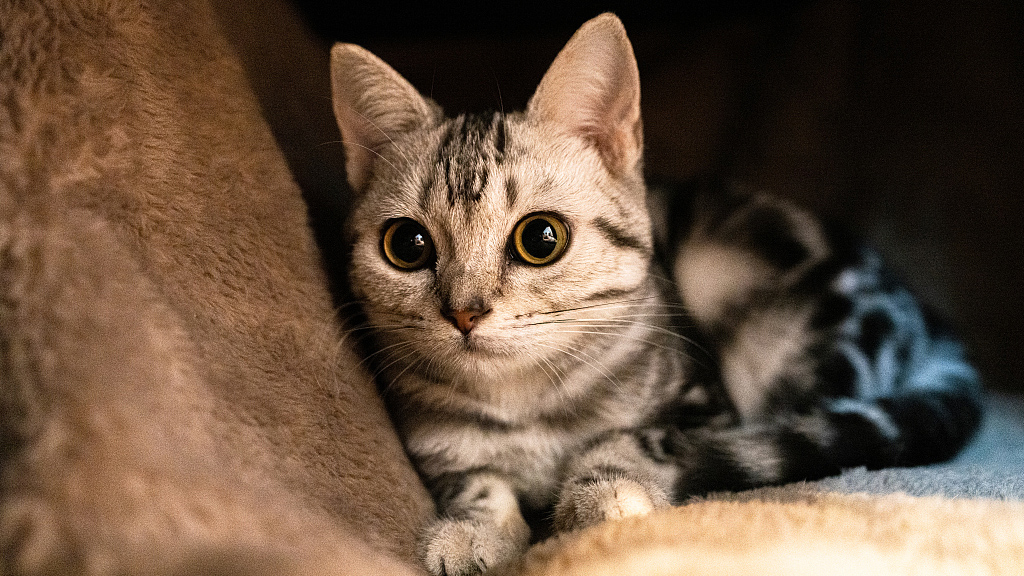
#> input picture Template-Matching/random_cat.jpg, 1024 x 576 px
$ python 'Template Matching.py'
#> lines starting #> are read from the running program, lines starting #| are printed output that depends on the picture
import cv2
import matplotlib.pyplot as plt

full_path = 'random_cat.jpg'
face_path = 'random_cat_face.png'

full = cv2.imread(full_path)
#> full is the input picture: shape (576, 1024, 3); mean B, G, R 64.9, 82.8, 104.4
face = cv2.imread(face_path)
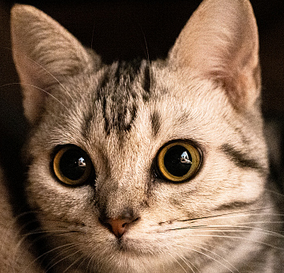
#> input picture Template-Matching/random_cat_face.png, 284 x 273 px
#> face is the input picture: shape (273, 284, 3); mean B, G, R 79.9, 100.1, 125.7

height, width, channels = face.shape
#> height = 273; width = 284; channels = 3

methods = [
'cv2.TM_CCOEFF', 'cv2.TM_CCOEFF_NORMED',
'cv2.TM_CCORR','cv2.TM_CCORR_NORMED',
'cv2.TM_SQDIFF', 'cv2.TM_SQDIFF_NORMED'
]

for m in methods:

    # Create a copy of the image
    full_copy = full.copy()

    # Get the actual function
    method = eval(m)

    # Apply template Matching with the method
    res = cv2.matchTemplate(full_copy,face,method)

    # Grab the Max and Min values, plus their locations
    min_val, max_val, min_loc, max_loc = cv2.minMaxLoc(res)

    # For TM_SQDIFF or TM_SQDIFF_NORMED, minimum
    if method in [cv2.TM_SQDIFF, cv2.TM_SQDIFF_NORMED]:
        top_left = min_loc
    else:
        top_left = max_loc

    # Assign the Bottom Right of the rectangle
    bottom_right = (top_left[0] + width, top_left[1] + height)

    # Draw the Red Rectangle
    cv2.rectangle(full_copy, top_left, bottom_right, 255, 10)

    # Plot the Images
    plt.subplot(121)
    plt.imshow(res)
    plt.title('Result of Template Matching')

    plt.subplot(122)
    plt.imshow(full_copy)
    plt.title('Detected Point')
    plt.suptitle(m)

    plt.show()
#> this loop made 6 passes
#> (min_val, max_val, min_loc, top_left, bottom_right) on passes 1 to 4: (-403860992, 710202368, (482, 191), (361, 69), (645, 342)), (-0.339, 0.574, (484, 198), (360, 70), (644, 343)), (327814784, 3.78e+09, (740, 0), (362, 72), (646, 345)), (0.319, 0.873, (614, 0), (361, 71), (645, 344))
#> (min_val, max_val, max_loc, top_left, bottom_right) on passes 5 to 6: (1.03e+09, 3.71e+09, (531, 0), (0, 295), (284, 568)), (0.273, 1, (489, 0), (360, 70), (644, 343))
#> pass 1, `res = cv2.matchTemplate(full_copy,face,method)`:
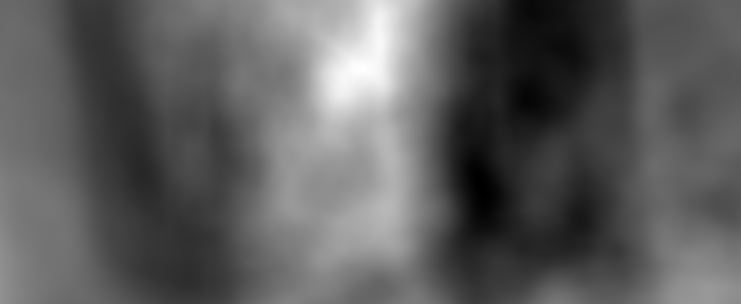
#> res: shape (304, 741) float32; min -403860992, max 710202368, mean 4822763.5; drawn with min black and max white
#> pass 1, `plt.show()`:
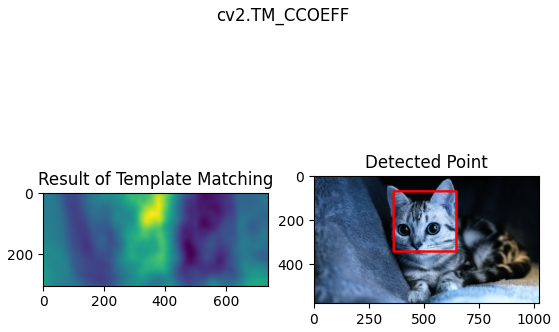
#> figure drawn by matplotlib, 2 panels; B, G, R data is drawn as R, G, B
#> pass 2, `res = cv2.matchTemplate(full_copy,face,method)`:
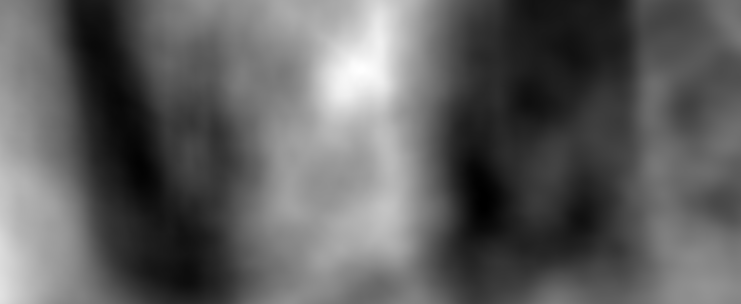
#> res: shape (304, 741) float32; min -0.339, max 0.574, mean 0.000664; drawn with min black and max white
#> pass 3, `res = cv2.matchTemplate(full_copy,face,method)`:
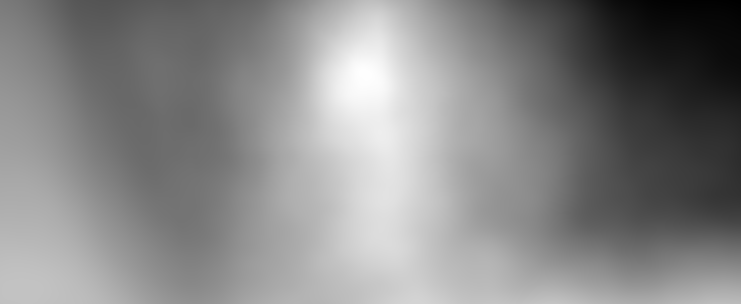
#> res: shape (304, 741) float32; min 327814784, max 3.78e+09, mean 2.16e+09; drawn with min black and max white
#> after the loop:
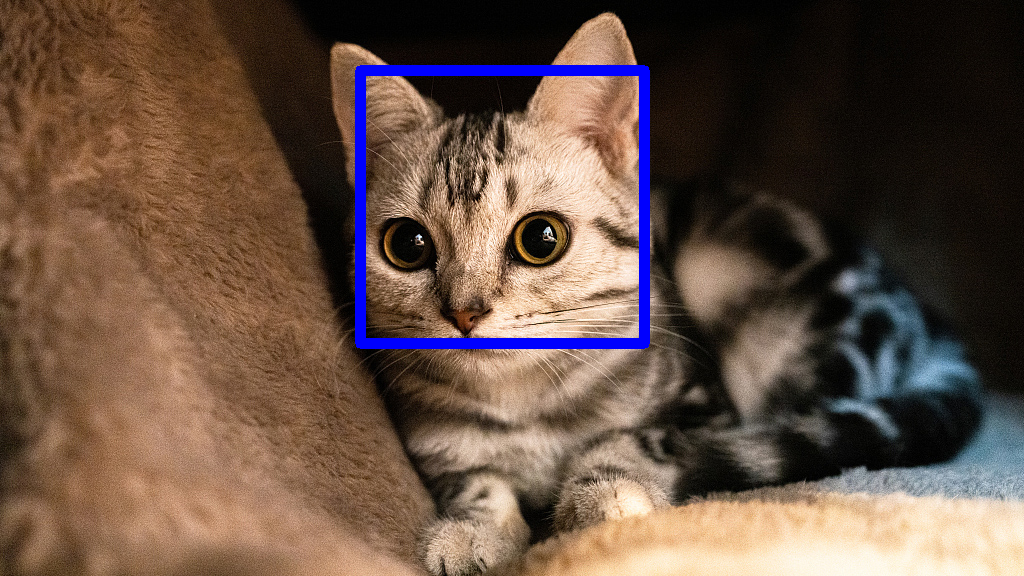
#> full_copy: shape (576, 1024, 3); mean B, G, R 68.7, 81, 102.1
#> after the loop:
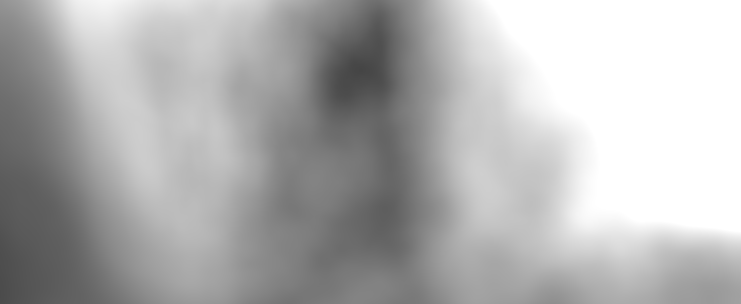
#> res: shape (304, 741) float32; min 0.273, max 1, mean 0.697
